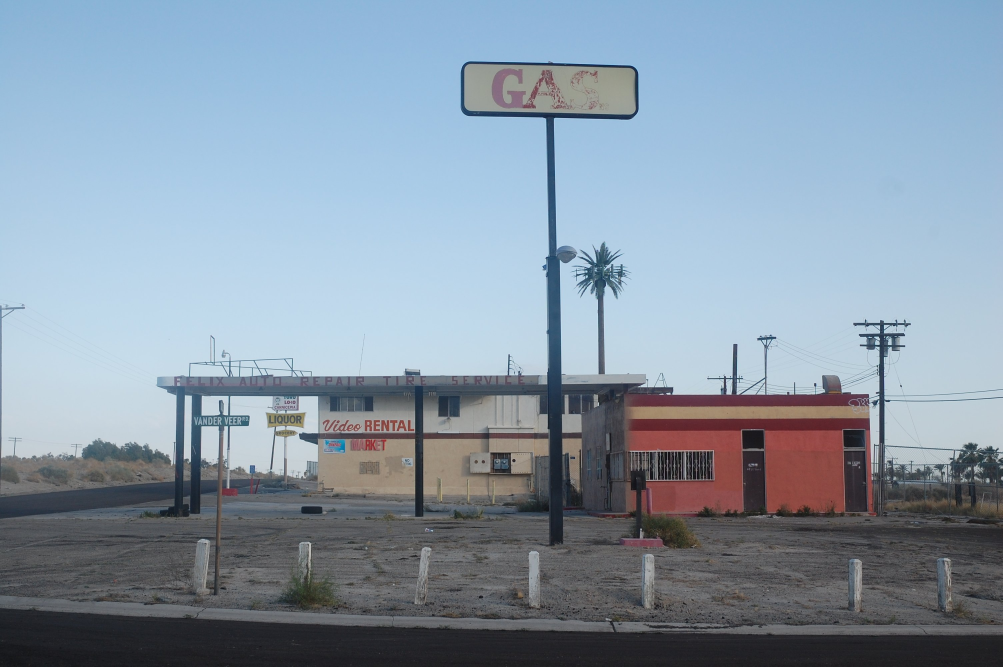
#> input picture DATA/felix_auto.jpeg, 3008 x 2000 px (shown at 1/3 size)
$ python pil_transpose.py
#> lines starting #> are read from the running program, lines starting #| are printed output that depends on the picture
#!/usr/bin/env python

from PIL import Image
SMALLSIZE = 200,200
im = Image.open('../DATA/felix_auto.jpeg')
#> im is the input picture: PIL image 3008x2000 RGB; mean R, G, B 135.5, 151.8, 167.2
im_small = im.resize(SMALLSIZE)
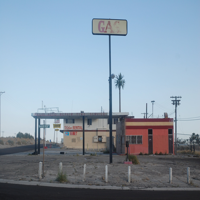
#> im_small: PIL image 200x200 RGB; mean R, G, B 135.5, 151.8, 167.2

im1 = im_small.rotate(45)
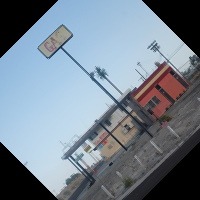
#> im1: PIL image 200x200 RGB; mean R, G, B 117.7, 130.7, 143
im1.save('felix_auto_45.jpg')

im2 = im_small.transpose(Image.FLIP_LEFT_RIGHT)
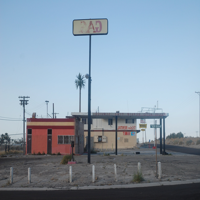
#> im2: PIL image 200x200 RGB; mean R, G, B 135.5, 151.8, 167.2
im2.save('felix_auto_flipLR.jpg')

im3 = im_small.transpose(Image.FLIP_TOP_BOTTOM)
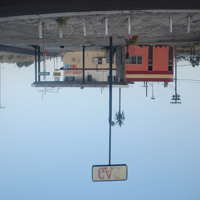
#> im3: PIL image 200x200 RGB; mean R, G, B 135.5, 151.8, 167.2
im3.save('felix_auto_flipTB.jpg')

$ run again, with DATA/salad.jpeg copied over DATA/felix_auto.jpeg
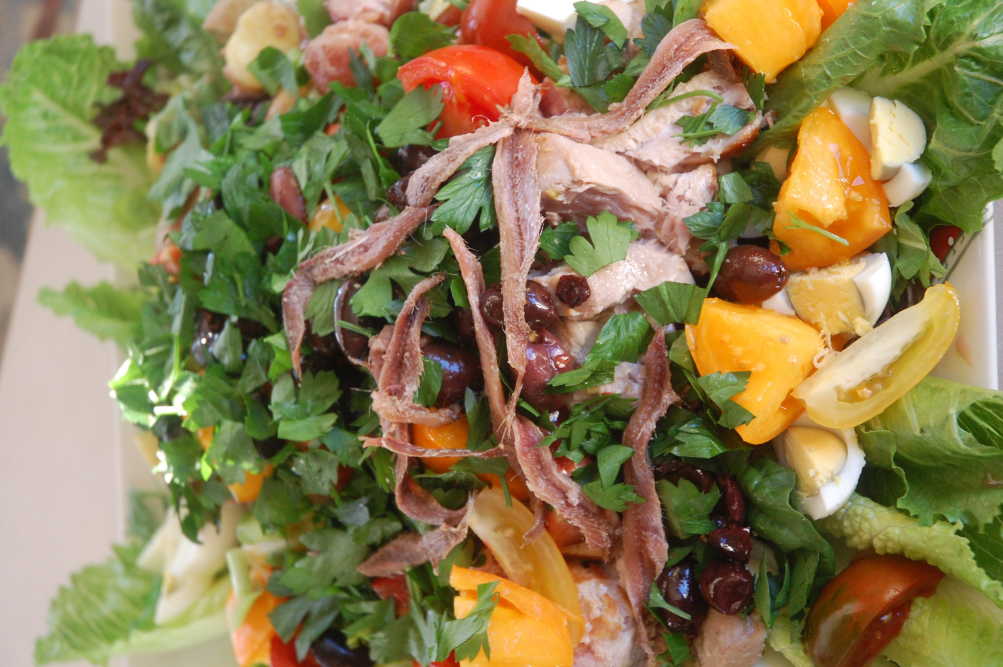
#> input picture DATA/salad.jpeg, 3008 x 2000 px (shown at 1/3 size)
#> im is the input picture: PIL image 3008x2000 RGB; mean R, G, B 139.1, 126.2, 82
#> `im2 = im_small.transpose(Image.FLIP_LEFT_RIGHT)`:
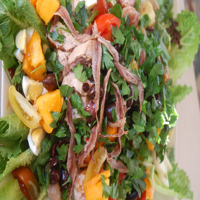
#> im2: PIL image 200x200 RGB; mean R, G, B 139.1, 126.2, 82
#> `im3 = im_small.transpose(Image.FLIP_TOP_BOTTOM)`:
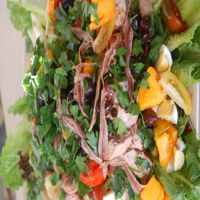
#> im3: PIL image 200x200 RGB; mean R, G, B 139.1, 126.2, 82
